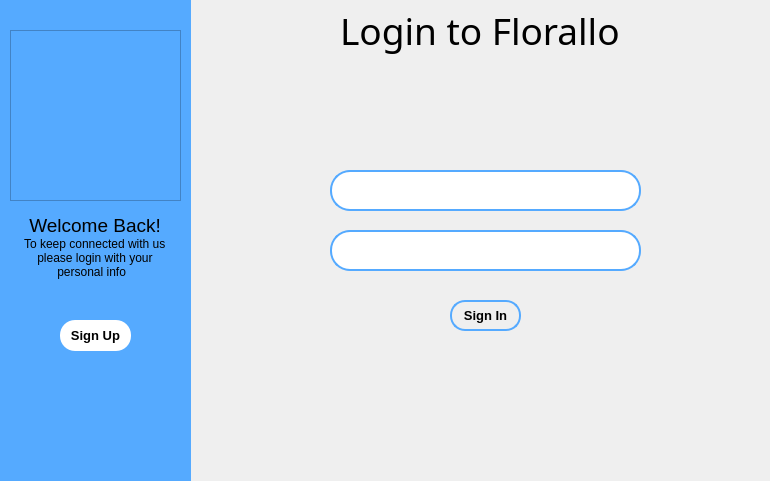
<?xml version="1.0" encoding="UTF-8"?>
<ui version="4.0">
 <class>Login</class>
 <widget class="QMainWindow" name="Login">
  <property name="geometry">
   <rect>
    <x>0</x>
    <y>0</y>
    <width>770</width>
    <height>481</height>
   </rect>
  </property>
  <property name="windowTitle">
   <string>Login</string>
  </property>
  <widget class="QWidget" name="centralwidget">
   <widget class="QStackedWidget" name="stackedWidget">
    <property name="geometry">
     <rect>
      <x>0</x>
      <y>0</y>
      <width>771</width>
      <height>481</height>
     </rect>
    </property>
    <property name="currentIndex">
     <number>0</number>
    </property>
    <widget class="QWidget" name="LoginPage">
     <widget class="QLabel" name="loginTitle">
      <property name="geometry">
       <rect>
        <x>340</x>
        <y>0</y>
        <width>291</width>
        <height>61</height>
       </rect>
      </property>
      <property name="font">
       <font>
        <family>Arial Rounded MT Bold</family>
        <pointsize>28</pointsize>
       </font>
      </property>
      <property name="text">
       <string>Login to Florallo</string>
      </property>
     </widget>
     <widget class="QPushButton" name="signInButton">
      <property name="enabled">
       <bool>true</bool>
      </property>
      <property name="geometry">
       <rect>
        <x>450</x>
        <y>300</y>
        <width>71</width>
        <height>31</height>
       </rect>
      </property>
      <property name="font">
       <font>
        <family>Arial</family>
        <pointsize>10</pointsize>
        <weight>75</weight>
        <bold>true</bold>
       </font>
      </property>
      <property name="styleSheet">
       <string notr="true">#signInButton
{
	border-radius:15px;
	background:transparent;
	border:2px solid rgb(85, 170, 255);
}

#signInButton:hover
{

	background:rgb(85, 170, 255);
}</string>
      </property>
      <property name="text">
       <string>Sign In</string>
      </property>
     </widget>
     <widget class="QLineEdit" name="idLineEdit">
      <property name="geometry">
       <rect>
        <x>330</x>
        <y>170</y>
        <width>311</width>
        <height>41</height>
       </rect>
      </property>
      <property name="font">
       <font>
        <pointsize>11</pointsize>
       </font>
      </property>
      <property name="styleSheet">
       <string notr="true">#idLineEdit
{

		border-radius:20px;
		border:2px solid rgb(85, 170, 255);

}</string>
      </property>
     </widget>
     <widget class="QLineEdit" name="passwordLineEdit">
      <property name="geometry">
       <rect>
        <x>330</x>
        <y>230</y>
        <width>311</width>
        <height>41</height>
       </rect>
      </property>
      <property name="font">
       <font>
        <pointsize>11</pointsize>
       </font>
      </property>
      <property name="styleSheet">
       <string notr="true">#passwordLineEdit
{
		border-radius:20px;
		border:2px solid rgb(85, 170, 255);

}</string>
      </property>
      <property name="echoMode">
       <enum>QLineEdit::Password</enum>
      </property>
     </widget>
     <widget class="QWidget" name="widget_3" native="true">
      <property name="geometry">
       <rect>
        <x>0</x>
        <y>0</y>
        <width>191</width>
        <height>481</height>
       </rect>
      </property>
      <property name="styleSheet">
       <string notr="true">background:rgb(85, 170, 255);</string>
      </property>
      <widget class="QFrame" name="logoFrame_3">
       <property name="geometry">
        <rect>
         <x>10</x>
         <y>30</y>
         <width>171</width>
         <height>171</height>
        </rect>
       </property>
       <property name="styleSheet">
        <string notr="true">border-image:url(:/images/images/floralloLogo.png);</string>
       </property>
       <property name="frameShape">
        <enum>QFrame::StyledPanel</enum>
       </property>
       <property name="frameShadow">
        <enum>QFrame::Raised</enum>
       </property>
      </widget>
      <widget class="QPushButton" name="goToSignUpButton">
       <property name="geometry">
        <rect>
         <x>60</x>
         <y>320</y>
         <width>71</width>
         <height>31</height>
        </rect>
       </property>
       <property name="font">
        <font>
         <family>Arial</family>
         <pointsize>10</pointsize>
         <weight>75</weight>
         <bold>true</bold>
        </font>
       </property>
       <property name="styleSheet">
        <string notr="true">#goToSignUpButton
{
	border-radius:15px;
	background:white;
}

#goToSignUpButton:hover
{
	border:2px solid black;
}</string>
       </property>
       <property name="text">
        <string>Sign Up</string>
       </property>
      </widget>
      <widget class="QTextBrowser" name="textBrowser">
       <property name="geometry">
        <rect>
         <x>20</x>
         <y>210</y>
         <width>161</width>
         <height>101</height>
        </rect>
       </property>
       <property name="styleSheet">
        <string notr="true">border:none;</string>
       </property>
       <property name="html">
        <string>&lt;!DOCTYPE HTML PUBLIC &quot;-//W3C//DTD HTML 4.0//EN&quot; &quot;http://www.w3.org/TR/REC-html40/strict.dtd&quot;&gt;
&lt;html&gt;&lt;head&gt;&lt;meta name=&quot;qrichtext&quot; content=&quot;1&quot; /&gt;&lt;style type=&quot;text/css&quot;&gt;
p, li { white-space: pre-wrap; }
&lt;/style&gt;&lt;/head&gt;&lt;body style=&quot; font-family:'MS Shell Dlg 2'; font-size:8.25pt; font-weight:400; font-style:normal;&quot;&gt;
&lt;p style=&quot; margin-top:0px; margin-bottom:0px; margin-left:0px; margin-right:0px; -qt-block-indent:0; text-indent:0px;&quot;&gt;&lt;span style=&quot; font-family:'MS Shell Dlg 2'; font-size:14pt;&quot;&gt; Welcome Back!&lt;/span&gt;&lt;/p&gt;
&lt;p style=&quot; margin-top:0px; margin-bottom:0px; margin-left:0px; margin-right:0px; -qt-block-indent:0; text-indent:0px;&quot;&gt;&lt;span style=&quot; font-family:'MS Shell Dlg 2'; font-size:9pt;&quot;&gt;To keep connected with us&lt;/span&gt;&lt;/p&gt;
&lt;p style=&quot; margin-top:0px; margin-bottom:0px; margin-left:0px; margin-right:0px; -qt-block-indent:0; text-indent:0px;&quot;&gt;&lt;span style=&quot; font-family:'MS Shell Dlg 2'; font-size:9pt;&quot;&gt;    please login with your&lt;/span&gt;&lt;/p&gt;
&lt;p style=&quot; margin-top:0px; margin-bottom:0px; margin-left:0px; margin-right:0px; -qt-block-indent:0; text-indent:0px;&quot;&gt;&lt;span style=&quot; font-family:'MS Shell Dlg 2'; font-size:9pt;&quot;&gt;          personal info&lt;/span&gt;&lt;/p&gt;&lt;/body&gt;&lt;/html&gt;</string>
       </property>
      </widget>
     </widget>
    </widget>
    <widget class="QWidget" name="signUpPage">
     <widget class="QWidget" name="widget_2" native="true">
      <property name="geometry">
       <rect>
        <x>0</x>
        <y>0</y>
        <width>191</width>
        <height>481</height>
       </rect>
      </property>
      <property name="styleSheet">
       <string notr="true">background:rgb(85, 170, 255);</string>
      </property>
      <widget class="QFrame" name="frame_2">
       <property name="geometry">
        <rect>
         <x>10</x>
         <y>30</y>
         <width>171</width>
         <height>171</height>
        </rect>
       </property>
       <property name="styleSheet">
        <string notr="true">border-image:url(:/images/images/floralloLogo.png);</string>
       </property>
       <property name="frameShape">
        <enum>QFrame::StyledPanel</enum>
       </property>
       <property name="frameShadow">
        <enum>QFrame::Raised</enum>
       </property>
      </widget>
      <widget class="QTextBrowser" name="textBrowser_2">
       <property name="geometry">
        <rect>
         <x>20</x>
         <y>210</y>
         <width>161</width>
         <height>81</height>
        </rect>
       </property>
       <property name="styleSheet">
        <string notr="true">border:none;</string>
       </property>
       <property name="html">
        <string>&lt;!DOCTYPE HTML PUBLIC &quot;-//W3C//DTD HTML 4.0//EN&quot; &quot;http://www.w3.org/TR/REC-html40/strict.dtd&quot;&gt;
&lt;html&gt;&lt;head&gt;&lt;meta name=&quot;qrichtext&quot; content=&quot;1&quot; /&gt;&lt;style type=&quot;text/css&quot;&gt;
p, li { white-space: pre-wrap; }
&lt;/style&gt;&lt;/head&gt;&lt;body style=&quot; font-family:'MS Shell Dlg 2'; font-size:8.25pt; font-weight:400; font-style:normal;&quot;&gt;
&lt;p style=&quot; margin-top:0px; margin-bottom:0px; margin-left:0px; margin-right:0px; -qt-block-indent:0; text-indent:0px;&quot;&gt;&lt;span style=&quot; font-family:'MS Shell Dlg 2'; font-size:14pt;&quot;&gt;  Hello, Friend!&lt;/span&gt;&lt;/p&gt;
&lt;p style=&quot; margin-top:0px; margin-bottom:0px; margin-left:0px; margin-right:0px; -qt-block-indent:0; text-indent:0px;&quot;&gt;&lt;span style=&quot; font-family:'MS Shell Dlg 2'; font-size:9pt;&quot;&gt;Enter your personal details&lt;/span&gt;&lt;/p&gt;
&lt;p style=&quot; margin-top:0px; margin-bottom:0px; margin-left:0px; margin-right:0px; -qt-block-indent:0; text-indent:0px;&quot;&gt;&lt;span style=&quot; font-family:'MS Shell Dlg 2'; font-size:9pt;&quot;&gt; and start journey with us&lt;/span&gt;&lt;/p&gt;
&lt;p style=&quot;-qt-paragraph-type:empty; margin-top:0px; margin-bottom:0px; margin-left:0px; margin-right:0px; -qt-block-indent:0; text-indent:0px; font-family:'MS Shell Dlg 2';&quot;&gt;&lt;br /&gt;&lt;/p&gt;&lt;/body&gt;&lt;/html&gt;</string>
       </property>
      </widget>
      <widget class="QPushButton" name="goToSignInButton">
       <property name="geometry">
        <rect>
         <x>60</x>
         <y>320</y>
         <width>71</width>
         <height>31</height>
        </rect>
       </property>
       <property name="font">
        <font>
         <family>Arial</family>
         <pointsize>10</pointsize>
         <weight>75</weight>
         <bold>true</bold>
        </font>
       </property>
       <property name="styleSheet">
        <string notr="true">#goToSignInButton
{
	border-radius:15px;
	background:white;
}

#goToSignInButton:hover
{
	border:2px solid black;
}</string>
       </property>
       <property name="text">
        <string>Sign In</string>
       </property>
      </widget>
     </widget>
     <widget class="QLabel" name="pageTitle2">
      <property name="geometry">
       <rect>
        <x>310</x>
        <y>80</y>
        <width>361</width>
        <height>51</height>
       </rect>
      </property>
      <property name="font">
       <font>
        <family>Arial Rounded MT Bold</family>
        <pointsize>26</pointsize>
       </font>
      </property>
      <property name="text">
       <string>Create New Account</string>
      </property>
     </widget>
     <widget class="QLineEdit" name="passwordLineEdit_2">
      <property name="geometry">
       <rect>
        <x>350</x>
        <y>210</y>
        <width>271</width>
        <height>41</height>
       </rect>
      </property>
      <property name="font">
       <font>
        <pointsize>11</pointsize>
       </font>
      </property>
      <property name="styleSheet">
       <string notr="true">#passwordLineEdit_2
{
		border-radius:20px;
		border:2px solid rgb(85, 170, 255);

}</string>
      </property>
      <property name="echoMode">
       <enum>QLineEdit::Password</enum>
      </property>
     </widget>
     <widget class="QLineEdit" name="idLineEdit_2">
      <property name="geometry">
       <rect>
        <x>350</x>
        <y>150</y>
        <width>271</width>
        <height>41</height>
       </rect>
      </property>
      <property name="font">
       <font>
        <pointsize>11</pointsize>
       </font>
      </property>
      <property name="styleSheet">
       <string notr="true">#idLineEdit_2
{
		border-radius:20px;
		border:2px solid rgb(85, 170, 255);
}</string>
      </property>
     </widget>
     <widget class="QPushButton" name="SignUpButton">
      <property name="geometry">
       <rect>
        <x>450</x>
        <y>370</y>
        <width>71</width>
        <height>31</height>
       </rect>
      </property>
      <property name="font">
       <font>
        <family>Arial</family>
        <pointsize>10</pointsize>
        <weight>75</weight>
        <bold>true</bold>
       </font>
      </property>
      <property name="styleSheet">
       <string notr="true">#SignUpButton
{
	border-radius:15px;
	background:transparent;
	border:2px solid rgb(85, 170, 255);
}

#SignUpButton:hover
{
	background:rgb(85, 170, 255);
}</string>
      </property>
      <property name="text">
       <string>Sign Up</string>
      </property>
     </widget>
     <widget class="QComboBox" name="jobTitleBox">
      <property name="geometry">
       <rect>
        <x>470</x>
        <y>280</y>
        <width>101</width>
        <height>31</height>
       </rect>
      </property>
      <item>
       <property name="text">
        <string>HR Agent</string>
       </property>
      </item>
      <item>
       <property name="text">
        <string>Stock Agent</string>
       </property>
      </item>
     </widget>
     <widget class="QLabel" name="label">
      <property name="geometry">
       <rect>
        <x>400</x>
        <y>290</y>
        <width>61</width>
        <height>16</height>
       </rect>
      </property>
      <property name="font">
       <font>
        <family>Arial</family>
        <pointsize>10</pointsize>
        <weight>75</weight>
        <bold>true</bold>
       </font>
      </property>
      <property name="text">
       <string>Job Title</string>
      </property>
     </widget>
    </widget>
    <widget class="QWidget" name="page">
     <widget class="QLabel" name="label_16">
      <property name="geometry">
       <rect>
        <x>220</x>
        <y>20</y>
        <width>151</width>
        <height>71</height>
       </rect>
      </property>
      <property name="font">
       <font>
        <family>Arial Rounded MT Bold</family>
        <pointsize>28</pointsize>
       </font>
      </property>
      <property name="text">
       <string>Profile</string>
      </property>
     </widget>
     <widget class="QPushButton" name="changeInformationButton">
      <property name="geometry">
       <rect>
        <x>360</x>
        <y>400</y>
        <width>111</width>
        <height>31</height>
       </rect>
      </property>
      <property name="font">
       <font>
        <family>Arial</family>
        <pointsize>8</pointsize>
        <weight>75</weight>
        <bold>true</bold>
       </font>
      </property>
      <property name="styleSheet">
       <string notr="true">#changeInformationButton
{
	border-radius:15px;
	background:transparent;
	border:2px solid rgb(85, 170, 255);
	
}

#changeInformationButton:hover
{
	background:rgb(85, 170, 255);
}</string>
      </property>
      <property name="text">
       <string>Change Password</string>
      </property>
     </widget>
     <widget class="QFrame" name="frame_3">
      <property name="geometry">
       <rect>
        <x>490</x>
        <y>140</y>
        <width>241</width>
        <height>191</height>
       </rect>
      </property>
      <property name="styleSheet">
       <string notr="true">#frame_3
{
	border:2px solid rgb(85, 170, 255);
}</string>
      </property>
      <property name="frameShape">
       <enum>QFrame::StyledPanel</enum>
      </property>
      <property name="frameShadow">
       <enum>QFrame::Raised</enum>
      </property>
      <widget class="QLabel" name="label_3">
       <property name="geometry">
        <rect>
         <x>10</x>
         <y>40</y>
         <width>31</width>
         <height>31</height>
        </rect>
       </property>
       <property name="font">
        <font>
         <family>Arial</family>
         <pointsize>12</pointsize>
         <weight>75</weight>
         <bold>true</bold>
        </font>
       </property>
       <property name="text">
        <string>ID:</string>
       </property>
      </widget>
      <widget class="QLabel" name="label_5">
       <property name="geometry">
        <rect>
         <x>10</x>
         <y>80</y>
         <width>81</width>
         <height>31</height>
        </rect>
       </property>
       <property name="font">
        <font>
         <family>Arial</family>
         <pointsize>12</pointsize>
         <weight>75</weight>
         <bold>true</bold>
        </font>
       </property>
       <property name="text">
        <string>Password:</string>
       </property>
      </widget>
      <widget class="QFrame" name="frame_4">
       <property name="geometry">
        <rect>
         <x>0</x>
         <y>0</y>
         <width>501</width>
         <height>31</height>
        </rect>
       </property>
       <property name="font">
        <font>
         <family>Arial</family>
         <pointsize>10</pointsize>
         <weight>75</weight>
         <bold>true</bold>
        </font>
       </property>
       <property name="styleSheet">
        <string notr="true">#frame_4
{
	border:2px solid rgb(85, 170, 255);
}</string>
       </property>
       <property name="frameShape">
        <enum>QFrame::StyledPanel</enum>
       </property>
       <property name="frameShadow">
        <enum>QFrame::Raised</enum>
       </property>
       <widget class="QLabel" name="label_6">
        <property name="geometry">
         <rect>
          <x>60</x>
          <y>10</y>
          <width>111</width>
          <height>16</height>
         </rect>
        </property>
        <property name="font">
         <font>
          <family>Arial</family>
          <pointsize>10</pointsize>
          <weight>75</weight>
          <bold>true</bold>
         </font>
        </property>
        <property name="text">
         <string>Your Informations</string>
        </property>
       </widget>
      </widget>
      <widget class="QLabel" name="label_8">
       <property name="geometry">
        <rect>
         <x>10</x>
         <y>120</y>
         <width>91</width>
         <height>31</height>
        </rect>
       </property>
       <property name="font">
        <font>
         <family>Arial</family>
         <pointsize>12</pointsize>
         <weight>75</weight>
         <bold>true</bold>
        </font>
       </property>
       <property name="text">
        <string>Job Title:</string>
       </property>
      </widget>
      <widget class="QLabel" name="viewID">
       <property name="geometry">
        <rect>
         <x>100</x>
         <y>40</y>
         <width>131</width>
         <height>31</height>
        </rect>
       </property>
       <property name="font">
        <font>
         <family>Arial</family>
         <pointsize>12</pointsize>
         <weight>75</weight>
         <bold>true</bold>
        </font>
       </property>
       <property name="styleSheet">
        <string notr="true">color:red;</string>
       </property>
       <property name="text">
        <string>Info</string>
       </property>
      </widget>
      <widget class="QLabel" name="viewPassword">
       <property name="geometry">
        <rect>
         <x>100</x>
         <y>80</y>
         <width>131</width>
         <height>31</height>
        </rect>
       </property>
       <property name="font">
        <font>
         <family>Arial</family>
         <pointsize>12</pointsize>
         <weight>75</weight>
         <bold>true</bold>
        </font>
       </property>
       <property name="styleSheet">
        <string notr="true">color:red;</string>
       </property>
       <property name="text">
        <string>Info</string>
       </property>
      </widget>
      <widget class="QLabel" name="viewJobTitle">
       <property name="geometry">
        <rect>
         <x>100</x>
         <y>120</y>
         <width>131</width>
         <height>31</height>
        </rect>
       </property>
       <property name="font">
        <font>
         <family>Arial</family>
         <pointsize>12</pointsize>
         <weight>75</weight>
         <bold>true</bold>
        </font>
       </property>
       <property name="styleSheet">
        <string notr="true">color:red;</string>
       </property>
       <property name="text">
        <string>Info</string>
       </property>
      </widget>
     </widget>
     <widget class="QLabel" name="label_18">
      <property name="geometry">
       <rect>
        <x>540</x>
        <y>76</y>
        <width>47</width>
        <height>21</height>
       </rect>
      </property>
      <property name="font">
       <font>
        <pointsize>14</pointsize>
       </font>
      </property>
      <property name="text">
       <string>Date:</string>
      </property>
     </widget>
     <widget class="QFrame" name="frame_5">
      <property name="geometry">
       <rect>
        <x>220</x>
        <y>140</y>
        <width>241</width>
        <height>191</height>
       </rect>
      </property>
      <property name="styleSheet">
       <string notr="true">#frame_5
{
	border:2px solid rgb(85, 170, 255);
}</string>
      </property>
      <property name="frameShape">
       <enum>QFrame::StyledPanel</enum>
      </property>
      <property name="frameShadow">
       <enum>QFrame::Raised</enum>
      </property>
      <widget class="QFrame" name="frame_6">
       <property name="geometry">
        <rect>
         <x>0</x>
         <y>0</y>
         <width>241</width>
         <height>31</height>
        </rect>
       </property>
       <property name="font">
        <font>
         <family>Arial</family>
         <pointsize>10</pointsize>
         <weight>75</weight>
         <bold>true</bold>
        </font>
       </property>
       <property name="styleSheet">
        <string notr="true">#frame_6
{
	border:2px solid rgb(85, 170, 255);
}</string>
       </property>
       <property name="frameShape">
        <enum>QFrame::StyledPanel</enum>
       </property>
       <property name="frameShadow">
        <enum>QFrame::Raised</enum>
       </property>
       <widget class="QLabel" name="label_7">
        <property name="geometry">
         <rect>
          <x>70</x>
          <y>10</y>
          <width>111</width>
          <height>16</height>
         </rect>
        </property>
        <property name="font">
         <font>
          <family>Arial</family>
          <pointsize>10</pointsize>
          <weight>75</weight>
          <bold>true</bold>
         </font>
        </property>
        <property name="text">
         <string>Personal Access</string>
        </property>
       </widget>
      </widget>
      <widget class="QPushButton" name="access1Button">
       <property name="geometry">
        <rect>
         <x>40</x>
         <y>60</y>
         <width>151</width>
         <height>31</height>
        </rect>
       </property>
       <property name="font">
        <font>
         <family>Arial</family>
         <pointsize>20</pointsize>
         <weight>75</weight>
         <bold>true</bold>
        </font>
       </property>
       <property name="styleSheet">
        <string notr="true">#access1Button
{
	background:transparent;
	border-radius:15px;
}

#access1Button:hover
{
	color:red;
}

</string>
       </property>
       <property name="text">
        <string>Employees</string>
       </property>
      </widget>
      <widget class="QPushButton" name="access2Button">
       <property name="geometry">
        <rect>
         <x>70</x>
         <y>120</y>
         <width>91</width>
         <height>31</height>
        </rect>
       </property>
       <property name="font">
        <font>
         <family>Arial</family>
         <pointsize>20</pointsize>
         <weight>75</weight>
         <bold>true</bold>
        </font>
       </property>
       <property name="styleSheet">
        <string notr="true">#access2Button
{
	background:transparent;
	border-radius:15px;
}

#access2Button:hover
{
	color:red;
}

</string>
       </property>
       <property name="text">
        <string>Chat</string>
       </property>
      </widget>
     </widget>
     <widget class="QLabel" name="date">
      <property name="geometry">
       <rect>
        <x>600</x>
        <y>72</y>
        <width>91</width>
        <height>31</height>
       </rect>
      </property>
      <property name="font">
       <font>
        <pointsize>14</pointsize>
       </font>
      </property>
      <property name="text">
       <string/>
      </property>
     </widget>
     <widget class="QPushButton" name="deleteAccountButton">
      <property name="geometry">
       <rect>
        <x>480</x>
        <y>400</y>
        <width>111</width>
        <height>31</height>
       </rect>
      </property>
      <property name="font">
       <font>
        <family>Arial</family>
        <pointsize>10</pointsize>
        <weight>75</weight>
        <bold>true</bold>
       </font>
      </property>
      <property name="styleSheet">
       <string notr="true">#deleteAccountButton
{
	border-radius:15px;
	background:transparent;
	border:2px solid rgb(85, 170, 255);
	
}

#deleteAccountButton:hover
{
	background:rgb(85, 170, 255);
}</string>
      </property>
      <property name="text">
       <string>Delete Account</string>
      </property>
     </widget>
     <widget class="QLabel" name="label_17">
      <property name="geometry">
       <rect>
        <x>540</x>
        <y>40</y>
        <width>47</width>
        <height>21</height>
       </rect>
      </property>
      <property name="font">
       <font>
        <pointsize>14</pointsize>
       </font>
      </property>
      <property name="text">
       <string>Time:</string>
      </property>
     </widget>
     <widget class="QLabel" name="time">
      <property name="geometry">
       <rect>
        <x>600</x>
        <y>36</y>
        <width>151</width>
        <height>31</height>
       </rect>
      </property>
      <property name="font">
       <font>
        <pointsize>14</pointsize>
       </font>
      </property>
      <property name="text">
       <string/>
      </property>
     </widget>
     <widget class="QWidget" name="widget_4" native="true">
      <property name="geometry">
       <rect>
        <x>0</x>
        <y>0</y>
        <width>191</width>
        <height>481</height>
       </rect>
      </property>
      <property name="styleSheet">
       <string notr="true">background:rgb(85, 170, 255);</string>
      </property>
      <widget class="QFrame" name="logoFrame_2">
       <property name="geometry">
        <rect>
         <x>10</x>
         <y>30</y>
         <width>171</width>
         <height>171</height>
        </rect>
       </property>
       <property name="styleSheet">
        <string notr="true">border-image:url(:/images/images/floralloLogo.png);</string>
       </property>
       <property name="frameShape">
        <enum>QFrame::StyledPanel</enum>
       </property>
       <property name="frameShadow">
        <enum>QFrame::Raised</enum>
       </property>
      </widget>
      <widget class="QPushButton" name="logOutButton">
       <property name="geometry">
        <rect>
         <x>80</x>
         <y>330</y>
         <width>41</width>
         <height>41</height>
        </rect>
       </property>
       <property name="styleSheet">
        <string notr="true">#logOutButton
{
	border-image:url(:/images/images/signOut.png);
}

#logOutButton:hover
{
	border-image:url(:/images/images/signOutHover.png);
}	
</string>
       </property>
       <property name="text">
        <string/>
       </property>
      </widget>
     </widget>
    </widget>
    <widget class="QWidget" name="page_2">
     <widget class="QLabel" name="label_19">
      <property name="geometry">
       <rect>
        <x>220</x>
        <y>30</y>
        <width>311</width>
        <height>61</height>
       </rect>
      </property>
      <property name="font">
       <font>
        <family>Arial Rounded MT Bold</family>
        <pointsize>24</pointsize>
       </font>
      </property>
      <property name="text">
       <string>Change Password</string>
      </property>
     </widget>
     <widget class="QLabel" name="date_2">
      <property name="geometry">
       <rect>
        <x>600</x>
        <y>70</y>
        <width>91</width>
        <height>31</height>
       </rect>
      </property>
      <property name="font">
       <font>
        <pointsize>14</pointsize>
       </font>
      </property>
      <property name="text">
       <string/>
      </property>
     </widget>
     <widget class="QLabel" name="label_21">
      <property name="geometry">
       <rect>
        <x>540</x>
        <y>70</y>
        <width>47</width>
        <height>21</height>
       </rect>
      </property>
      <property name="font">
       <font>
        <pointsize>14</pointsize>
       </font>
      </property>
      <property name="text">
       <string>Date:</string>
      </property>
     </widget>
     <widget class="QFrame" name="frame_7">
      <property name="geometry">
       <rect>
        <x>220</x>
        <y>110</y>
        <width>521</width>
        <height>321</height>
       </rect>
      </property>
      <property name="styleSheet">
       <string notr="true">#frame_7
{
border:2px solid rgb(85, 170, 255);
}
</string>
      </property>
      <property name="frameShape">
       <enum>QFrame::StyledPanel</enum>
      </property>
      <property name="frameShadow">
       <enum>QFrame::Raised</enum>
      </property>
      <widget class="QPushButton" name="saveButton">
       <property name="geometry">
        <rect>
         <x>180</x>
         <y>270</y>
         <width>71</width>
         <height>31</height>
        </rect>
       </property>
       <property name="font">
        <font>
         <family>Arial</family>
         <pointsize>10</pointsize>
         <weight>75</weight>
         <bold>true</bold>
        </font>
       </property>
       <property name="styleSheet">
        <string notr="true">#saveButton
{
	border-radius:15px;
	background:transparent;
	border:2px solid rgb(85, 170, 255);
}

#saveButton:hover
{
		background:rgb(85, 170, 255);

}</string>
       </property>
       <property name="text">
        <string>Save</string>
       </property>
      </widget>
      <widget class="QLineEdit" name="newPasswordLineEdit">
       <property name="geometry">
        <rect>
         <x>130</x>
         <y>90</y>
         <width>261</width>
         <height>41</height>
        </rect>
       </property>
       <property name="font">
        <font>
         <pointsize>11</pointsize>
        </font>
       </property>
       <property name="styleSheet">
        <string notr="true">#newPasswordLineEdit
{
		border-radius:20px;
		border:2px solid rgb(85, 170, 255);
}</string>
       </property>
      </widget>
      <widget class="QLineEdit" name="confirmPasswordLineEdit">
       <property name="geometry">
        <rect>
         <x>130</x>
         <y>150</y>
         <width>261</width>
         <height>41</height>
        </rect>
       </property>
       <property name="font">
        <font>
         <pointsize>11</pointsize>
        </font>
       </property>
       <property name="styleSheet">
        <string notr="true">#confirmPasswordLineEdit
{
		border-radius:20px;
		border:2px solid rgb(85, 170, 255);
}</string>
       </property>
      </widget>
      <widget class="QPushButton" name="cancelButton_2">
       <property name="geometry">
        <rect>
         <x>260</x>
         <y>270</y>
         <width>71</width>
         <height>31</height>
        </rect>
       </property>
       <property name="font">
        <font>
         <family>Arial</family>
         <pointsize>10</pointsize>
         <weight>75</weight>
         <bold>true</bold>
        </font>
       </property>
       <property name="styleSheet">
        <string notr="true">#cancelButton_2
{
	border-radius:15px;
	background:transparent;
	border:2px solid rgb(85, 170, 255);	
}

#cancelButton_2:hover
{
	background:rgb(85, 170, 255);
}</string>
       </property>
       <property name="text">
        <string>Cancel</string>
       </property>
      </widget>
     </widget>
     <widget class="QLabel" name="time_2">
      <property name="geometry">
       <rect>
        <x>600</x>
        <y>40</y>
        <width>151</width>
        <height>31</height>
       </rect>
      </property>
      <property name="font">
       <font>
        <pointsize>14</pointsize>
       </font>
      </property>
      <property name="text">
       <string/>
      </property>
     </widget>
     <widget class="QWidget" name="widget_5" native="true">
      <property name="geometry">
       <rect>
        <x>0</x>
        <y>0</y>
        <width>191</width>
        <height>481</height>
       </rect>
      </property>
      <property name="styleSheet">
       <string notr="true">background:rgb(85, 170, 255);</string>
      </property>
      <widget class="QFrame" name="logoFrame_4">
       <property name="geometry">
        <rect>
         <x>10</x>
         <y>30</y>
         <width>171</width>
         <height>171</height>
        </rect>
       </property>
       <property name="styleSheet">
        <string notr="true">border-image:url(:/images/images/floralloLogo.png);</string>
       </property>
       <property name="frameShape">
        <enum>QFrame::StyledPanel</enum>
       </property>
       <property name="frameShadow">
        <enum>QFrame::Raised</enum>
       </property>
      </widget>
      <widget class="QPushButton" name="logOutButton_2">
       <property name="geometry">
        <rect>
         <x>80</x>
         <y>330</y>
         <width>41</width>
         <height>41</height>
        </rect>
       </property>
       <property name="styleSheet">
        <string notr="true">#logOutButton_2
{
	border-image:url(:/images/images/signOut.png);
}

#logOutButton_2:hover
{
	border-image:url(:/images/images/signOutHover.png);
}	
</string>
       </property>
       <property name="text">
        <string/>
       </property>
      </widget>
     </widget>
     <widget class="QLabel" name="label_20">
      <property name="geometry">
       <rect>
        <x>540</x>
        <y>40</y>
        <width>47</width>
        <height>21</height>
       </rect>
      </property>
      <property name="font">
       <font>
        <pointsize>14</pointsize>
       </font>
      </property>
      <property name="text">
       <string>Time:</string>
      </property>
     </widget>
    </widget>
   </widget>
  </widget>
  <widget class="QMenuBar" name="menubar">
   <property name="geometry">
    <rect>
     <x>0</x>
     <y>0</y>
     <width>770</width>
     <height>22</height>
    </rect>
   </property>
  </widget>
 </widget>
 <resources/>
 <connections/>
</ui>
